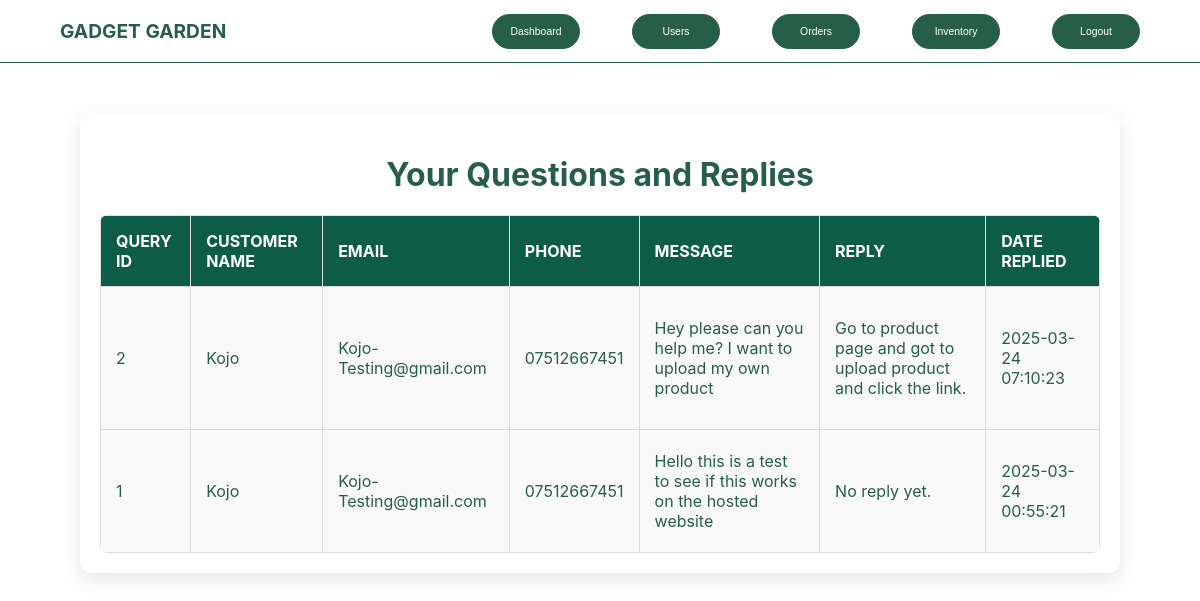
Page /views/replies.php (signed in) on the committed database.
### tables this page shows
CREATE TABLE `replies` (
  `reply_id` int NOT NULL,
  `query_id` int NOT NULL,
  `reply_message` text NOT NULL,
  `reply_date` timestamp NOT NULL DEFAULT CURRENT_TIMESTAMP,
  `created_at` timestamp NOT NULL DEFAULT CURRENT_TIMESTAMP
);

CREATE TABLE `contact` (
  `id` int NOT NULL,
  `user_id` int NOT NULL,
  `name` varchar(255) NOT NULL,
  `phone` varchar(20) NOT NULL,
  `email` varchar(255) NOT NULL,
  `message` text NOT NULL,
  `created_at` timestamp NOT NULL DEFAULT CURRENT_TIMESTAMP,
  `status` varchar(20) DEFAULT 'unreplied'
);

### views/replies.php (the view, shortened to what this page needs)
<?php
$pdo = require_once "../database/database.php";
$user_id = $_SESSION['user_id'] ?? null;
$stmt = $pdo->prepare("SELECT * FROM users WHERE user_id = :user_id");
$stmt->bindParam(':user_id', $user_id, PDO::PARAM_INT);
$stmt->execute();
$user = $stmt->fetch(PDO::FETCH_ASSOC);
if ($user && $user['role'] === 'admin') {
    $stmt = $pdo->prepare("
        SELECT c.id AS query_id, c.name, c.email, c.phone, c.message, c.created_at AS question_date,
               r.reply_message, r.created_at AS reply_date
        FROM contact c
        LEFT JOIN replies r ON c.id = r.query_id
        ORDER BY c.created_at DESC, r.created_at ASC
    ");
}
$stmt->execute();
$questions = $stmt->fetchAll(PDO::FETCH_ASSOC);
?>
<!DOCTYPE html>
<html lang="en">
<head>
    <link rel="stylesheet" href="../public/css/navbar.css">
    <link rel="stylesheet" href="../public/css/styles.css">
    <link rel="stylesheet" href="../public/css/replies.css">
</head>
<body>
<?php if ($user && ($user['role'] === 'admin' || $user['role'] === 'manager')){ ?>
    <nav>
    <div class="nav-left">
        <a href="../index.php"><p id="logo-text">GADGET GARDEN</p></a>
    </div>
    <div class="nav-right">
        <a href="./dashboard.php"><button class="white-button">Dashboard</button></a>
        <?php if($user&&$user['role']==='admin'){?>
        <a href="manage_users.php"><button class="white-button">Users</button></a>
        <?php } ?>
        <a href="manage_orders.php"><button class="white-button">Orders</button></a>
        <a href="admin.php"><button class="white-button">Inventory</button></a>
        <a href="logout.php"><button class="green-button">Logout</button></a>
    </div>
</nav>
<?php } ?>
    <div class="container">
        <h1>Your Questions and Replies</h1>
        <table>
            <thead>
                <tr>
                    <th>Query ID</th>
                    <th>Customer Name</th>
                    <th>Email</th>
                    <th>Phone</th>
                    <th>Message</th>
                    <th>Reply</th>
                    <th>Date Replied</th>
                </tr>
            </thead>
            <tbody>
                <?php foreach ($questions as $question): ?>
                    <tr>
                        <td><?php echo htmlspecialchars($question['query_id']); ?></td>
                        <td><?php echo htmlspecialchars($question['name']); ?></td>
                        <td><?php echo htmlspecialchars($question['email']); ?></td>
                        <td><?php echo htmlspecialchars($question['phone']); ?></td>
                        <td><?php echo htmlspecialchars($question['message']); ?></td>
                        <td>
                            <?php if ($question['reply_message']): ?>
                                <p><?php echo htmlspecialchars($question['reply_message']); ?></p>
                            <?php else: ?>
                                <p>No reply yet.</p>
                            <?php endif; ?>
                        </td>
                        <td>
                            <?php if ($question['reply_date']): ?>
                                <p><?php echo htmlspecialchars($question['reply_date']); ?></p>
                            <?php else: ?>
                                <p>No reply yet.</p>
                            <?php endif; ?>
                        </td>
                    </tr>
                <?php endforeach; ?>
            </tbody>
        </table>
    </div>
</body>
</html>

### public/css/navbar.css (style rules this page uses)
nav { display: flex; justify-content: space-between; align-items: center; height: 10%; padding: 0 5% 0 5%; border-bottom: 1px solid #275E4A; }
.nav-right { display: flex; justify-content: space-between; align-items: center; width: 60%; }
.white-button, .green-button { border: 0.1rem solid #275E4A; background-color: #275E4A; color: white; font-size: 2rem; cursor: pointer; }

### public/css/styles.css (style rules this page uses)
html { scroll-behavior: smooth; }
body { margin:0; padding:0; font-family: 'Inter', sans-serif; color:#275E4A; }
a { text-decoration: none; color: inherit; }
button { background-color: transparent; border-radius: 1.5rem; color:#275E4A; width: 5.5rem; height: 2.2rem; }
#logo-text { font-size: 1.2rem; font-weight: bold ; }
.white-button { border: 0.1rem solid #275E4A; font-size: 0.65rem; }
.green-button { border: 0.1rem solid #275E4A; background-color: #275E4A; color: white; font-size: 0.65rem; }

### public/css/replies.css (style rules this page uses)
.container h1 { text-align: center; }
.container { max-width: 1000px; margin: 50px auto; padding: 20px; background: #ffffff; border-radius: 12px; box-shadow: 0 6px 18px rgba(0, 0, 0, 0.1); }
table { width: 100%; border-collapse: collapse; margin-top: 20px; background-color: #f9f9f9; border-radius: 8px; overflow: hidden; }
th, td { padding: 15px; border: 1px solid #ddd; text-align: left; }
th { background: #0d5c47; color: white; font-weight: bold; text-transform: uppercase; }
tr:nth-child(even) { background: #f9f9f9; }

### rows in the picture
replies: query "2", query.name "Kojo", query.email "Kojo-Testing@gmail.com", query.phone "07512667451", query.message "Hey please can you help me? I want to upload my own product", reply_message "Go to product page and got to upload product and click the link.", created_at "2025-03-24 07:10:23"
replies: query "1", query.name "Kojo", query.email "Kojo-Testing@gmail.com", query.phone "07512667451", query.message "Hello this is a test to see if this works on the hosted website", reply_message "No reply yet.", created_at "2025-03-24 00:55:21"
